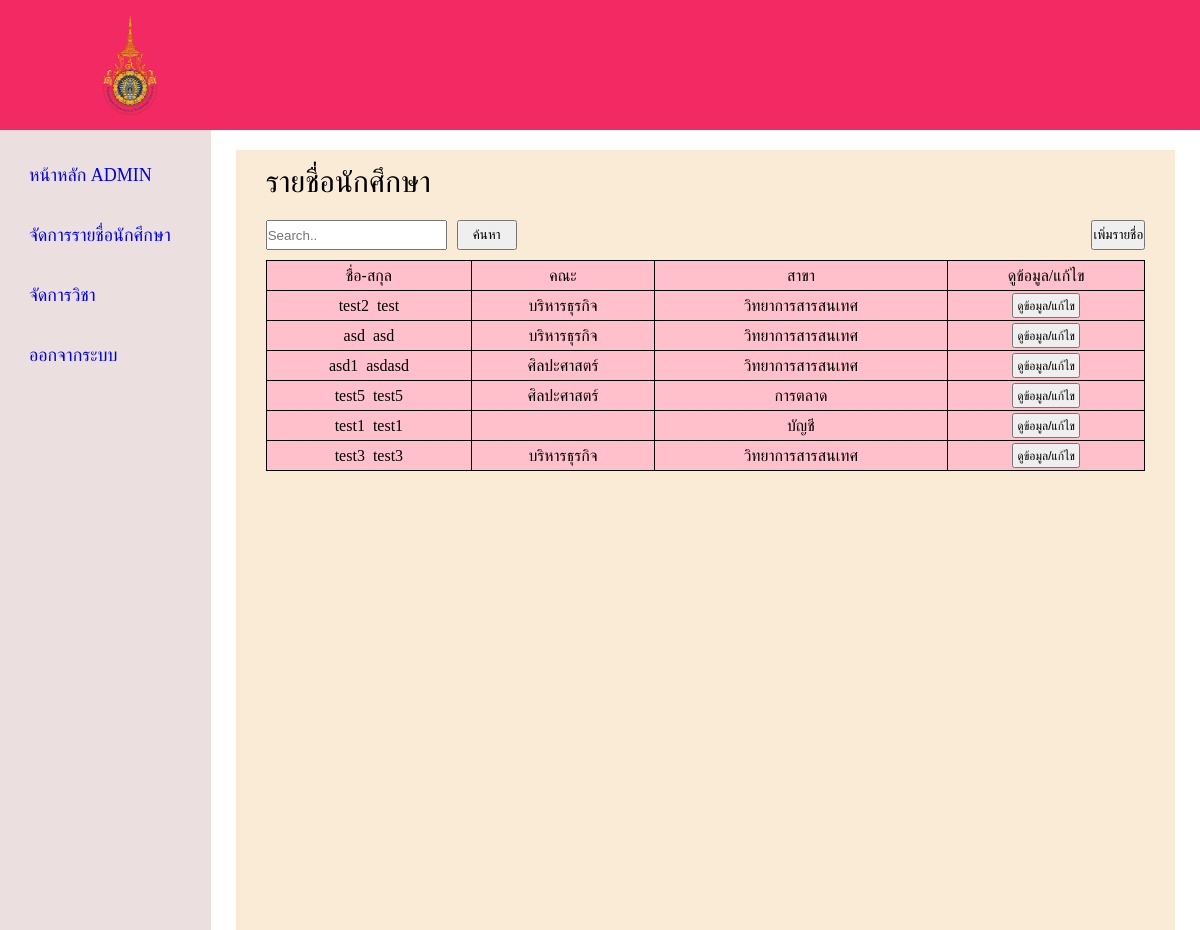
The app's page /admin/admin_manageStd.php (signed in) with its own data.
### tables this page shows
CREATE TABLE `student_detail` (
  `Student_id` int(11) NOT NULL,
  `User_id` int(11) NOT NULL,
  `Fname` varchar(100) NOT NULL,
  `Lname` varchar(100) NOT NULL,
  `Faculty` enum('บริหารธุรกิจ','ศิลปะศาสตร์') NOT NULL,
  `Major` enum('วิทยาการสารสนเทศ','การตลาด','บัญชี') NOT NULL
);

### admin/admin_manageStd.php (the view, shortened to what this page needs)
<?php
require '../connect.php';
if (isset($_POST['btn-search'])){
    $name = $_POST["searchStd"];
    $sql = "SELECT * FROM student_detail WHERE Fname LIKE '%$name%' ORDER BY Fname ASC";
}
else{$sql = "SELECT * FROM student_detail";
}
$result = $connect->query($sql);
?>
<!DOCTYPE html>
<html lang="en">
<head>
    <link rel='stylesheet' type='text/css' media='screen' href='styleadmin.css'>
</head>
<body>
    <header class="header">
    <img src="../picture/มหาวิทยาลัยเทคโนโลยีราชมงคลตะวันออก.png" class="logo">
        </header>
        <div class="container">
            <nav class="sidebar">
                <div class="menu-bar">
                    <div class="menu">
                        <ul class="menu-links">
                            <li class="link">
                                <a href ="admin_home.php">
                                    <span class="text nav-text">หน้าหลัก ADMIN</span>
                                </a>
                            </li>
                            <li class="link">
                                <a href ="admin_manageStd.php">
                                    <span class="text nav-text">จัดการรายชื่อนักศึกษา</span>
                                </a>
                            </li>
                            <li class="link">
                                <a href ="Admin_manageSub.php">
                                    <span class="text nav-text">จัดการวิชา</span>
                                </a>
                            </li>
                            <li class="link">
                                <a href ="logout.php">
                                    <span class="text nav-text">ออกจากระบบ</span>
                                </a>
                            </li>
                        </ul>
                    </div>
                </div>
            </nav>
            <section class="home">
                <div class="container-box">
                    <span>รายชื่อนักศึกษา</span>
                    <div class="search-name">
                        <form action = "admin_manageStd.php" class="form-group" method="POST">
                        <input type="text" placeholder="Search.." name="searchStd">
                        <input type="submit" value="ค้นหา" name="btn-search" class="btn-search">
                        </form>
                        <div class="box-add-std">
                            <button id="btn-add-std" > เพิ่มรายชื่อ </button>
                        </div>
                    </div>
                    <form action="admin_manageStd.php" class="container-box-innerbox" method ="POST">
                        <table>
                            <tr>
                                <td><input type="submit" value="ชื่อ-สกุล" name="stdname" class="input"></td>
                                <td><input type="submit" value="คณะ" name="stdfac" class="input"></td>
                                <td><input type="submit" value="สาขา" name="stdname" class="input"></td>
                                <td>ดูข้อมูล/แก้ไข</td>
                            </tr>
                            <?php while($row = $result->fetch_assoc()): ?>
                            <tr>
                                <td><?php echo $row['Fname']; echo "&nbsp&nbsp" ;echo $row['Lname'];?></td>
                                <td><?php echo $row['Faculty'];?></td>
                                <td><?php echo $row['Major'];?></td>
                                <td><input type="submit" value="ดูข้อมูล/แก้ไข" name= "btn-std-modify"></td>
                            </tr>
                            <?php endwhile ?>
                        </table>
                    </form>
                </div>
            </section>
</body>
</html>

### admin/styleadmin.css (style rules this page uses)
* { margin: 0; padding: 0; box-sizing: border-box; }
.header { display: flex; align-items: center; justify-content: space-between; background-color: #f32963; padding: 15px 80px; }
.logo { width: 100px; height: 100px; object-fit: contain; }
.container { display: flex; }
.sidebar { top: 0; left: 0; height: 100vh; width: 250px; padding: 10px 14px; background-color: rgba(228, 211, 211, 0.719); }
.sidebar li { height: 50px; margin-top: 10px; display: flex; list-style: none; align-items: center; font-size: 18px; }
.sidebar li a { width: 100%; height: 100%; padding-left: 15px; display: flex; align-items: center; text-decoration: none; border-radius: 5px; }
.menu-bar { width: 100%; }
.home { display: flex; justify-content: center; height: 100vh; width: 100%; }
.container-box { margin-top: 20px; padding: 15px 30px; width: 95%; background-color: antiquewhite; }
.container-box span { font-size: 30px; }
.search-name { height: 50px; margin-top: 10px; display: flex; align-items: center; }
.form-group { display: flex; }
.btn-search { margin-left: 10px; width: 60px; }
.container-box-innerbox { width: 100%; background-color:pink; }
table { width: 100%; border-collapse: collapse; }
td { height: 30px; text-align: center; border:1px solid; vertical-align: center; }
.search-name input { height: 30px; }
td input { font-size: 12px; height: 25px; padding: 2px 3px; }
.box-add-std { width: 100%; height:30px; display: flex; justify-content: flex-end; }
.container-box-innerbox .input { background: none; border: none; cursor: pointer; font-size: 16px; }

### records on screen
student_detail: Fname "test2", Lname "test", Faculty "บริหารธุรกิจ", Major "วิทยาการสารสนเทศ"
student_detail: Fname "asd", Lname "asd", Faculty "บริหารธุรกิจ", Major "วิทยาการสารสนเทศ"
student_detail: Fname "asd1", Lname "asdasd", Faculty "ศิลปะศาสตร์", Major "วิทยาการสารสนเทศ"
student_detail: Fname "test5", Lname "test5", Faculty "ศิลปะศาสตร์", Major "การตลาด"
student_detail: Fname "test1", Lname "test1", Major "บัญชี"
student_detail: Fname "test3", Lname "test3", Faculty "บริหารธุรกิจ", Major "วิทยาการสารสนเทศ"
